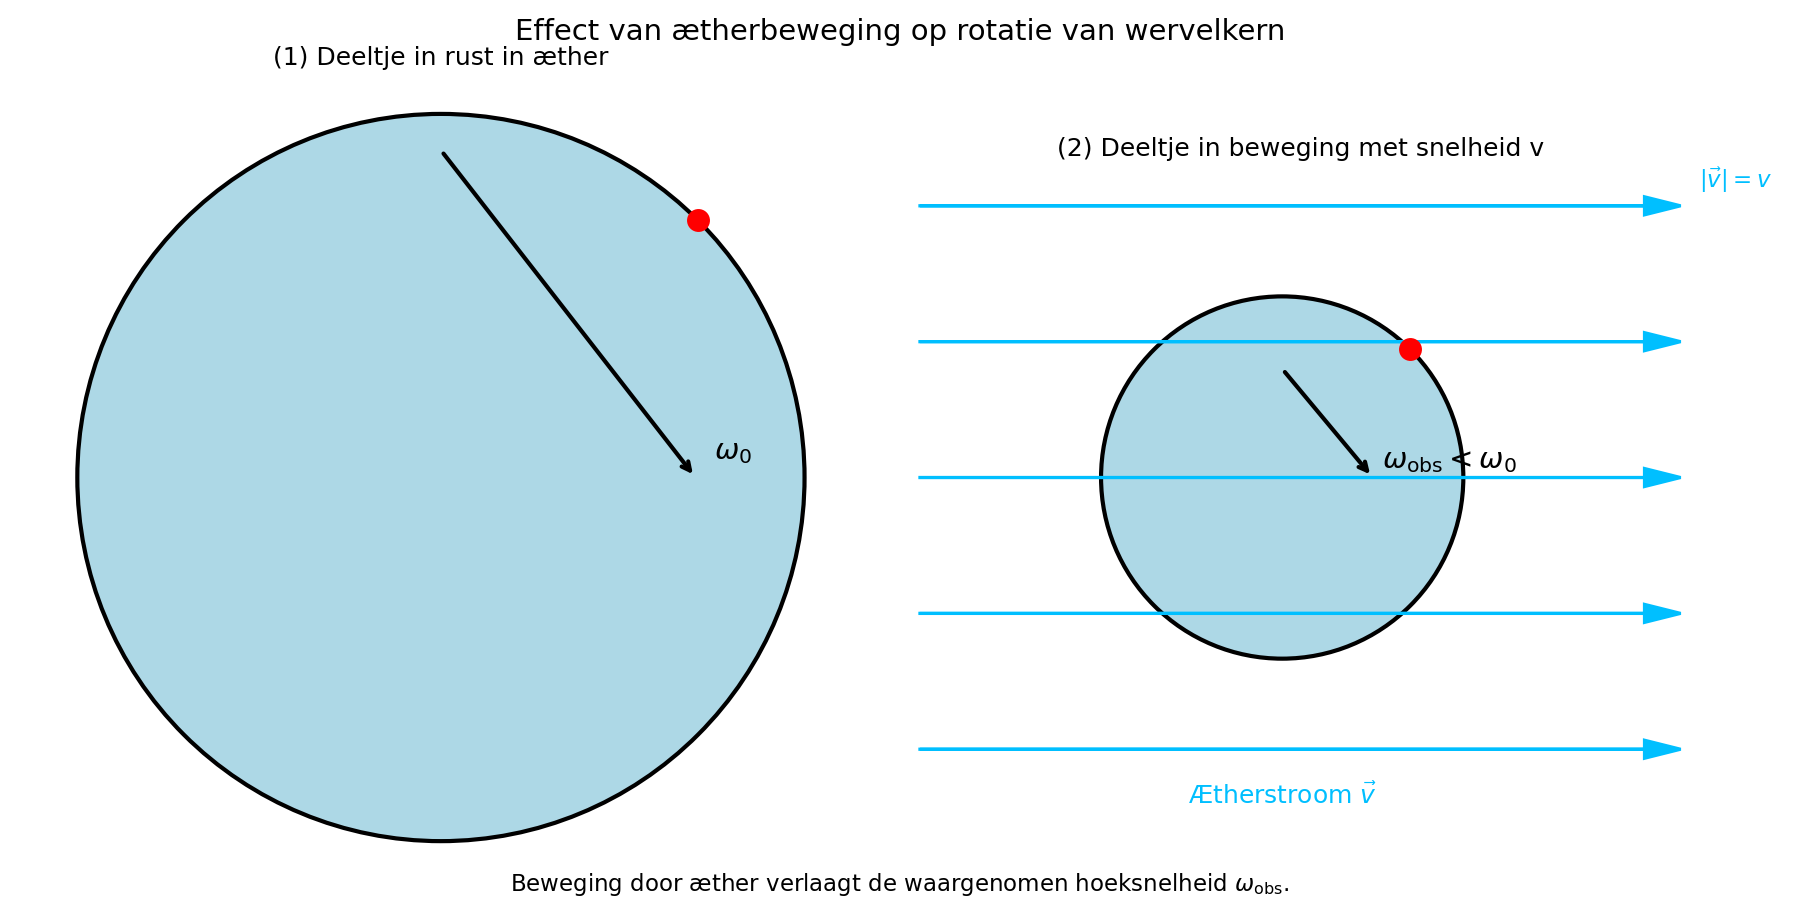

Write Python code to recreate this figure.
import matplotlib.pyplot as plt
import numpy as np

fig, axes = plt.subplots(1, 2, figsize=(12, 6))
titles = ['(1) Deeltje in rust in æther', '(2) Deeltje in beweging met snelheid v']
omega_labels = [r'$\omega_0$', r'$\omega_{\mathrm{obs}} < \omega_0$']

for i, ax in enumerate(axes):
    ax.set_aspect('equal')
    ax.axis('off')
    ax.set_title(titles[i], fontsize=12)

    # Draw vortex circle
    circle = plt.Circle((0, 0), 1, edgecolor='black', facecolor='lightblue', linewidth=2)
    ax.add_patch(circle)

    # Rotating marker
    theta = np.deg2rad(45)
    x_marker = np.cos(theta)
    y_marker = np.sin(theta)
    ax.plot(x_marker, y_marker, 'ro', markersize=10)

    # Rotation arrow (adjust length in moving case)
    if i == 0:
        ax.annotate('', xy=(0.7, 0), xytext=(0, 0.9),
                    arrowprops=dict(facecolor='black', arrowstyle='->', linewidth=2))
    else:
        ax.annotate('', xy=(0.5, 0), xytext=(0, 0.6),
                    arrowprops=dict(facecolor='black', arrowstyle='->', linewidth=2))

    ax.text(0.75 if i == 0 else 0.55, 0.05, omega_labels[i], fontsize=14)

    # Æther flow in moving case
    if i == 1:
        for y in np.linspace(-1.5, 1.5, 5):
            ax.arrow(-2, y, 4, 0, head_width=0.1, head_length=0.2,
                     fc='deepskyblue', ec='deepskyblue', linewidth=1.5)
        ax.text(0, -1.8, r'Ætherstroom $\vec{v}$', fontsize=12, ha='center', color='deepskyblue')
        ax.text(2.3, 1.6, r'$|\vec{v}| = v$', fontsize=11, color='deepskyblue')

# Caption
plt.figtext(0.5, 0.01,
            "Beweging door æther verlaagt de waargenomen hoeksnelheid $\omega_{\mathrm{obs}}$.",
            wrap=True, horizontalalignment='center', fontsize=11)

plt.suptitle("Effect van ætherbeweging op rotatie van wervelkern", fontsize=14)
plt.tight_layout()
import os
script_name = os.path.splitext(os.path.basename(__file__))[0]
filename = f"{script_name}.png"
plt.savefig(filename, dpi=150)  # Save image with high resolution
plt.show()
